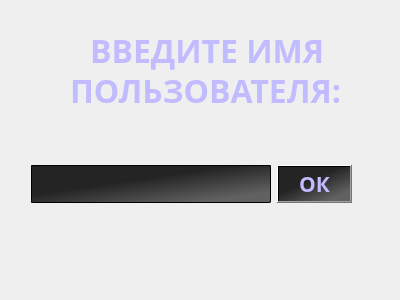
<?xml version="1.0" encoding="UTF-8"?>
<ui version="4.0">
 <class>Form</class>
 <widget class="QWidget" name="Form">
  <property name="geometry">
   <rect>
    <x>0</x>
    <y>0</y>
    <width>400</width>
    <height>300</height>
   </rect>
  </property>
  <property name="windowTitle">
   <string>Form</string>
  </property>
  <widget class="QLabel" name="bckgr_label">
   <property name="geometry">
    <rect>
     <x>0</x>
     <y>-20</y>
     <width>441</width>
     <height>421</height>
    </rect>
   </property>
   <property name="styleSheet">
    <string notr="true">background-image: url(:/newPrefix/ui_design.png);</string>
   </property>
   <property name="text">
    <string/>
   </property>
   <property name="pixmap">
    <pixmap resource="ui_bckgr.qrc">:/newPrefix/ui_design.png</pixmap>
   </property>
   <property name="scaledContents">
    <bool>true</bool>
   </property>
  </widget>
  <widget class="QLabel" name="label_2">
   <property name="geometry">
    <rect>
     <x>90</x>
     <y>20</y>
     <width>421</width>
     <height>61</height>
    </rect>
   </property>
   <property name="font">
    <font>
     <family>Century Gothic</family>
     <pointsize>24</pointsize>
     <weight>75</weight>
     <italic>false</italic>
     <bold>true</bold>
    </font>
   </property>
   <property name="styleSheet">
    <string notr="true">color: rgb(193, 187, 255);</string>
   </property>
   <property name="text">
    <string>ВВЕДИТЕ ИМЯ</string>
   </property>
  </widget>
  <widget class="QLabel" name="label_3">
   <property name="geometry">
    <rect>
     <x>70</x>
     <y>60</y>
     <width>511</width>
     <height>61</height>
    </rect>
   </property>
   <property name="font">
    <font>
     <family>Century Gothic</family>
     <pointsize>24</pointsize>
     <weight>75</weight>
     <italic>false</italic>
     <bold>true</bold>
    </font>
   </property>
   <property name="styleSheet">
    <string notr="true">color: rgb(193, 187, 255);</string>
   </property>
   <property name="text">
    <string>ПОЛЬЗОВАТЕЛЯ:</string>
   </property>
  </widget>
  <widget class="QWidget" name="">
   <property name="geometry">
    <rect>
     <x>31</x>
     <y>164</y>
     <width>321</width>
     <height>41</height>
    </rect>
   </property>
   <layout class="QHBoxLayout" name="horizontalLayout">
    <item>
     <widget class="QLineEdit" name="lineEdit">
      <property name="font">
       <font>
        <family>Century Gothic</family>
        <pointsize>16</pointsize>
       </font>
      </property>
      <property name="styleSheet">
       <string notr="true">background-color: qlineargradient(spread:pad, x1:0.340591, y1:0.483, x2:0.755409, y2:0.932, stop:0 rgba(36, 36, 36, 255), stop:1 rgba(97, 97, 97, 255));
color: rgb(193, 187, 255);</string>
      </property>
      <property name="text">
       <string/>
      </property>
     </widget>
    </item>
    <item>
     <widget class="QPushButton" name="pushButton">
      <property name="font">
       <font>
        <family>Century Gothic</family>
        <pointsize>16</pointsize>
        <weight>75</weight>
        <bold>true</bold>
       </font>
      </property>
      <property name="styleSheet">
       <string notr="true">background-color: qlineargradient(spread:pad, x1:0.340591, y1:0.483, x2:0.755409, y2:0.932, stop:0 rgba(36, 36, 36, 255), stop:1 rgba(97, 97, 97, 255));
color: rgb(193, 187, 255);</string>
      </property>
      <property name="text">
       <string>ОК</string>
      </property>
     </widget>
    </item>
   </layout>
  </widget>
 </widget>
 <resources>
  <include location="ui_bckgr.qrc"/>
 </resources>
 <connections/>
</ui>
